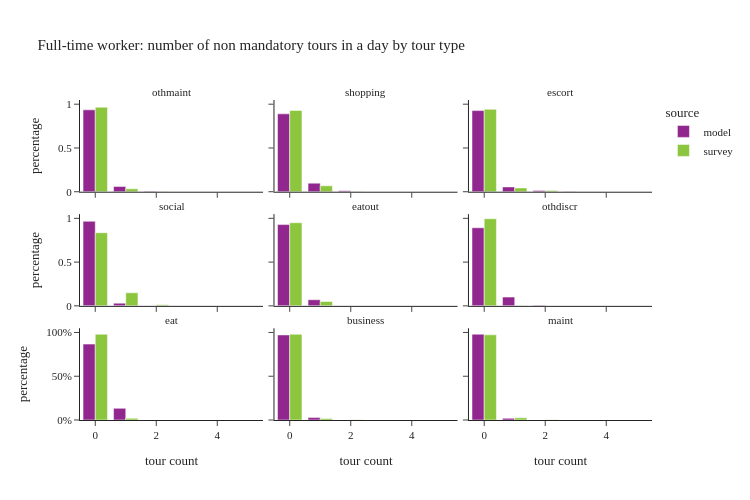

The code cell stored with this chart in its notebook:
### Code cell
plot_num_nonmand_tourtype(per_data[per_data['ptype']==1], "Full-time worker: number of non mandatory tours in a day by tour type")

### Figure 1 — Plotly figure (JSON) as saved in the notebook; plotly's stock layout.template omitted (floating-point values rounded to 4 significant figures)
{"data": [{"alignmentgroup": "True", "customdata": [[1506436], [96603], [7074], [540], [6]], "hovertemplate": "source=model<br>tour type=othmaint<br>tour count=%{x}<br>percentage=%{y}<br>sample_size=%{customdata[0]}<extra></extra>", "legendgroup": "model", "marker": {"color": "#91268F", "pattern": {"shape": ""}}, "name": "model", "offsetgroup": "model", "orientation": "v", "showlegend": true, "textposition": "auto", "type": "bar", "x": [0.0, 1.0, 2.0, 3.0, 4.0], "xaxis": "x7", "y": [0.9353, 0.05998, 0.004392, 0.0003353, 3.725e-06], "yaxis": "y7"}, {"alignmentgroup": "True", "customdata": [[1433295], [158382], [17842], [1138], [2]], "hovertemplate": "source=model<br>tour type=shopping<br>tour count=%{x}<br>percentage=%{y}<br>sample_size=%{customdata[0]}<extra></extra>", "legendgroup": "model", "marker": {"color": "#91268F", "pattern": {"shape": ""}}, "name": "model", "offsetgroup": "model", "orientation": "v", "showlegend": false, "textposition": "auto", "type": "bar", "x": [0.0, 1.0, 2.0, 3.0, 4.0], "xaxis": "x8", "y": [0.8899, 0.09833, 0.01108, 0.0007065, 1.242e-06], "yaxis": "y8"}, {"alignmentgroup": "True", "customdata": [[1493094], [88718], [23831], [5016]], "hovertemplate": "source=model<br>tour type=escort<br>tour count=%{x}<br>percentage=%{y}<br>sample_size=%{customdata[0]}<extra></extra>", "legendgroup": "model", "marker": {"color": "#91268F", "pattern": {"shape": ""}}, "name": "model", "offsetgroup": "model", "orientation": "v", "showlegend": false, "textposition": "auto", "type": "bar", "x": [0.0, 1.0, 2.0, 3.0], "xaxis": "x9", "y": [0.927, 0.05508, 0.0148, 0.003114], "yaxis": "y9"}, {"alignmentgroup": "True", "customdata": [[1556650], [49999], [3601], [408], [1]], "hovertemplate": "source=model<br>tour type=social<br>tour count=%{x}<br>percentage=%{y}<br>sample_size=%{customdata[0]}<extra></extra>", "legendgroup": "model", "marker": {"color": "#91268F", "pattern": {"shape": ""}}, "name": "model", "offsetgroup": "model", "orientation": "v", "showlegend": false, "textposition": "auto", "type": "bar", "x": [0.0, 1.0, 2.0, 3.0, 4.0], "xaxis": "x4", "y": [0.9665, 0.03104, 0.002236, 0.0002533, 6.209e-07], "yaxis": "y4"}, {"alignmentgroup": "True", "customdata": [[1495387], [113111], [2151], [10]], "hovertemplate": "source=model<br>tour type=eatout<br>tour count=%{x}<br>percentage=%{y}<br>sample_size=%{customdata[0]}<extra></extra>", "legendgroup": "model", "marker": {"color": "#91268F", "pattern": {"shape": ""}}, "name": "model", "offsetgroup": "model", "orientation": "v", "showlegend": false, "textposition": "auto", "type": "bar", "x": [0.0, 1.0, 2.0, 3.0], "xaxis": "x5", "y": [0.9284, 0.07023, 0.001335, 6.209e-06], "yaxis": "y5"}, {"alignmentgroup": "True", "customdata": [[1436778], [161306], [10759], [1806], [10]], "hovertemplate": "source=model<br>tour type=othdiscr<br>tour count=%{x}<br>percentage=%{y}<br>sample_size=%{customdata[0]}<extra></extra>", "legendgroup": "model", "marker": {"color": "#91268F", "pattern": {"shape": ""}}, "name": "model", "offsetgroup": "model", "orientation": "v", "showlegend": false, "textposition": "auto", "type": "bar", "x": [0.0, 1.0, 2.0, 3.0, 4.0], "xaxis": "x6", "y": [0.892, 0.1001, 0.00668, 0.001121, 6.209e-06], "yaxis": "y6"}, {"alignmentgroup": "True", "customdata": [[1396318], [214297], [44]], "hovertemplate": "source=model<br>tour type=eat<br>tour count=%{x}<br>percentage=%{y}<br>sample_size=%{customdata[0]}<extra></extra>", "legendgroup": "model", "marker": {"color": "#91268F", "pattern": {"shape": ""}}, "name": "model", "offsetgroup": "model", "orientation": "v", "showlegend": false, "textposition": "auto", "type": "bar", "x": [0.0, 1.0, 2.0], "xaxis": "x", "y": [0.8669, 0.133, 2.732e-05], "yaxis": "y"}, {"alignmentgroup": "True", "customdata": [[1565075], [44285], [1294], [5]], "hovertemplate": "source=model<br>tour type=business<br>tour count=%{x}<br>percentage=%{y}<br>sample_size=%{customdata[0]}<extra></extra>", "legendgroup": "model", "marker": {"color": "#91268F", "pattern": {"shape": ""}}, "name": "model", "offsetgroup": "model", "orientation": "v", "showlegend": false, "textposition": "auto", "type": "bar", "x": [0.0, 1.0, 2.0, 3.0], "xaxis": "x2", "y": [0.9717, 0.02749, 0.0008034, 3.104e-06], "yaxis": "y2"}, {"alignmentgroup": "True", "customdata": [[1578610], [32047], [2]], "hovertemplate": "source=model<br>tour type=maint<br>tour count=%{x}<br>percentage=%{y}<br>sample_size=%{customdata[0]}<extra></extra>", "legendgroup": "model", "marker": {"color": "#91268F", "pattern": {"shape": ""}}, "name": "model", "offsetgroup": "model", "orientation": "v", "showlegend": false, "textposition": "auto", "type": "bar", "x": [0.0, 1.0, 2.0], "xaxis": "x3", "y": [0.9801, 0.0199, 1.242e-06], "yaxis": "y3"}, {"alignmentgroup": "True", "customdata": [[2961], [123], [10], [1]], "hovertemplate": "source=survey<br>tour type=othmaint<br>tour count=%{x}<br>percentage=%{y}<br>sample_size=%{customdata[0]}<extra></extra>", "legendgroup": "survey", "marker": {"color": "#8CC63E", "pattern": {"shape": ""}}, "name": "survey", "offsetgroup": "survey", "orientation": "v", "showlegend": true, "textposition": "auto", "type": "bar", "x": [0.0, 1.0, 2.0, 3.0], "xaxis": "x7", "y": [0.9658, 0.03277, 0.001255, 0.0001388], "yaxis": "y7"}, {"alignmentgroup": "True", "customdata": [[2821], [256], [18]], "hovertemplate": "source=survey<br>tour type=shopping<br>tour count=%{x}<br>percentage=%{y}<br>sample_size=%{customdata[0]}<extra></extra>", "legendgroup": "survey", "marker": {"color": "#8CC63E", "pattern": {"shape": ""}}, "name": "survey", "offsetgroup": "survey", "orientation": "v", "showlegend": false, "textposition": "auto", "type": "bar", "x": [0.0, 1.0, 2.0], "xaxis": "x8", "y": [0.9291, 0.06748, 0.003369], "yaxis": "y8"}, {"alignmentgroup": "True", "customdata": [[2909], [137], [46], [2], [1]], "hovertemplate": "source=survey<br>tour type=escort<br>tour count=%{x}<br>percentage=%{y}<br>sample_size=%{customdata[0]}<extra></extra>", "legendgroup": "survey", "marker": {"color": "#8CC63E", "pattern": {"shape": ""}}, "name": "survey", "offsetgroup": "survey", "orientation": "v", "showlegend": false, "textposition": "auto", "type": "bar", "x": [0.0, 1.0, 2.0, 3.0, 4.0], "xaxis": "x9", "y": [0.9419, 0.04407, 0.01367, 0.0003513, 4.252e-05], "yaxis": "y9"}, {"alignmentgroup": "True", "customdata": [[2512], [510], [63], [7], [2], [1]], "hovertemplate": "source=survey<br>tour type=social<br>tour count=%{x}<br>percentage=%{y}<br>sample_size=%{customdata[0]}<extra></extra>", "legendgroup": "survey", "marker": {"color": "#8CC63E", "pattern": {"shape": ""}}, "name": "survey", "offsetgroup": "survey", "orientation": "v", "showlegend": false, "textposition": "auto", "type": "bar", "x": [0.0, 1.0, 2.0, 3.0, 4.0, 5.0], "xaxis": "x4", "y": [0.8357, 0.1495, 0.01322, 0.001535, 8.263e-05, 1.583e-05], "yaxis": "y4"}, {"alignmentgroup": "True", "customdata": [[2896], [190], [9]], "hovertemplate": "source=survey<br>tour type=eatout<br>tour count=%{x}<br>percentage=%{y}<br>sample_size=%{customdata[0]}<extra></extra>", "legendgroup": "survey", "marker": {"color": "#8CC63E", "pattern": {"shape": ""}}, "name": "survey", "offsetgroup": "survey", "orientation": "v", "showlegend": false, "textposition": "auto", "type": "bar", "x": [0.0, 1.0, 2.0], "xaxis": "x5", "y": [0.9497, 0.04994, 0.0003369], "yaxis": "y5"}, {"alignmentgroup": "True", "customdata": [[3078], [17]], "hovertemplate": "source=survey<br>tour type=othdiscr<br>tour count=%{x}<br>percentage=%{y}<br>sample_size=%{customdata[0]}<extra></extra>", "legendgroup": "survey", "marker": {"color": "#8CC63E", "pattern": {"shape": ""}}, "name": "survey", "offsetgroup": "survey", "orientation": "v", "showlegend": false, "textposition": "auto", "type": "bar", "x": [0.0, 1.0], "xaxis": "x6", "y": [0.9955, 0.004455], "yaxis": "y6"}, {"alignmentgroup": "True", "customdata": [[3021], [72], [2]], "hovertemplate": "source=survey<br>tour type=eat<br>tour count=%{x}<br>percentage=%{y}<br>sample_size=%{customdata[0]}<extra></extra>", "legendgroup": "survey", "marker": {"color": "#8CC63E", "pattern": {"shape": ""}}, "name": "survey", "offsetgroup": "survey", "orientation": "v", "showlegend": false, "textposition": "auto", "type": "bar", "x": [0.0, 1.0, 2.0], "xaxis": "x", "y": [0.9795, 0.01955, 0.0009411], "yaxis": "y"}, {"alignmentgroup": "True", "customdata": [[3051], [40], [4]], "hovertemplate": "source=survey<br>tour type=business<br>tour count=%{x}<br>percentage=%{y}<br>sample_size=%{customdata[0]}<extra></extra>", "legendgroup": "survey", "marker": {"color": "#8CC63E", "pattern": {"shape": ""}}, "name": "survey", "offsetgroup": "survey", "orientation": "v", "showlegend": false, "textposition": "auto", "type": "bar", "x": [0.0, 1.0, 2.0], "xaxis": "x2", "y": [0.9796, 0.01759, 0.002838], "yaxis": "y2"}, {"alignmentgroup": "True", "customdata": [[3055], [37], [3]], "hovertemplate": "source=survey<br>tour type=maint<br>tour count=%{x}<br>percentage=%{y}<br>sample_size=%{customdata[0]}<extra></extra>", "legendgroup": "survey", "marker": {"color": "#8CC63E", "pattern": {"shape": ""}}, "name": "survey", "offsetgroup": "survey", "orientation": "v", "showlegend": false, "textposition": "auto", "type": "bar", "x": [0.0, 1.0, 2.0], "xaxis": "x3", "y": [0.9732, 0.02527, 0.001535], "yaxis": "y3"}], "layout": {"annotations": [{"font": {}, "showarrow": false, "text": "eat", "x": 0.16, "xanchor": "center", "xref": "paper", "y": 0.2867, "yanchor": "bottom", "yref": "paper"}, {"font": {}, "showarrow": false, "text": "business", "x": 0.5, "xanchor": "center", "xref": "paper", "y": 0.2867, "yanchor": "bottom", "yref": "paper"}, {"font": {}, "showarrow": false, "text": "maint", "x": 0.84, "xanchor": "center", "xref": "paper", "y": 0.2867, "yanchor": "bottom", "yref": "paper"}, {"font": {}, "showarrow": false, "text": "social", "x": 0.16, "xanchor": "center", "xref": "paper", "y": 0.6433, "yanchor": "bottom", "yref": "paper"}, {"font": {}, "showarrow": false, "text": "eatout", "x": 0.5, "xanchor": "center", "xref": "paper", "y": 0.6433, "yanchor": "bottom", "yref": "paper"}, {"font": {}, "showarrow": false, "text": "othdiscr", "x": 0.84, "xanchor": "center", "xref": "paper", "y": 0.6433, "yanchor": "bottom", "yref": "paper"}, {"font": {}, "showarrow": false, "text": "othmaint", "x": 0.16, "xanchor": "center", "xref": "paper", "y": 1.0, "yanchor": "bottom", "yref": "paper"}, {"font": {}, "showarrow": false, "text": "shopping", "x": 0.5, "xanchor": "center", "xref": "paper", "y": 1.0, "yanchor": "bottom", "yref": "paper"}, {"font": {}, "showarrow": false, "text": "escort", "x": 0.84, "xanchor": "center", "xref": "paper", "y": 1.0, "yanchor": "bottom", "yref": "paper"}], "barmode": "group", "height": 500, "legend": {"title": {"text": "source"}, "tracegroupgap": 0}, "title": {"text": "Full-time worker: number of non mandatory tours in a day by tour type"}, "width": 750, "xaxis": {"anchor": "y", "domain": [0.0, 0.32], "title": {"text": "tour count"}}, "xaxis2": {"anchor": "y2", "domain": [0.34, 0.66], "matches": "x", "title": {"text": "tour count"}}, "xaxis3": {"anchor": "y3", "domain": [0.68, 1.0], "matches": "x", "title": {"text": "tour count"}}, "xaxis4": {"anchor": "y4", "domain": [0.0, 0.32], "matches": "x", "showticklabels": false}, "xaxis5": {"anchor": "y5", "domain": [0.34, 0.66], "matches": "x", "showticklabels": false}, "xaxis6": {"anchor": "y6", "domain": [0.68, 1.0], "matches": "x", "showticklabels": false}, "xaxis7": {"anchor": "y7", "domain": [0.0, 0.32], "matches": "x", "showticklabels": false}, "xaxis8": {"anchor": "y8", "domain": [0.34, 0.66], "matches": "x", "showticklabels": false}, "xaxis9": {"anchor": "y9", "domain": [0.68, 1.0], "matches": "x", "showticklabels": false}, "yaxis": {"anchor": "x", "domain": [0.0, 0.2867], "tickformat": ".0%", "title": {"text": "percentage"}}, "yaxis2": {"anchor": "x2", "domain": [0.0, 0.2867], "matches": "y", "showticklabels": false, "tickformat": ".0%"}, "yaxis3": {"anchor": "x3", "domain": [0.0, 0.2867], "matches": "y", "showticklabels": false}, "yaxis4": {"anchor": "x4", "domain": [0.3567, 0.6433], "matches": "y", "title": {"text": "percentage"}}, "yaxis5": {"anchor": "x5", "domain": [0.3567, 0.6433], "matches": "y", "showticklabels": false}, "yaxis6": {"anchor": "x6", "domain": [0.3567, 0.6433], "matches": "y", "showticklabels": false}, "yaxis7": {"anchor": "x7", "domain": [0.7133, 1.0], "matches": "y", "title": {"text": "percentage"}}, "yaxis8": {"anchor": "x8", "domain": [0.7133, 1.0], "matches": "y", "showticklabels": false}, "yaxis9": {"anchor": "x9", "domain": [0.7133, 1.0], "matches": "y", "showticklabels": false}}}
